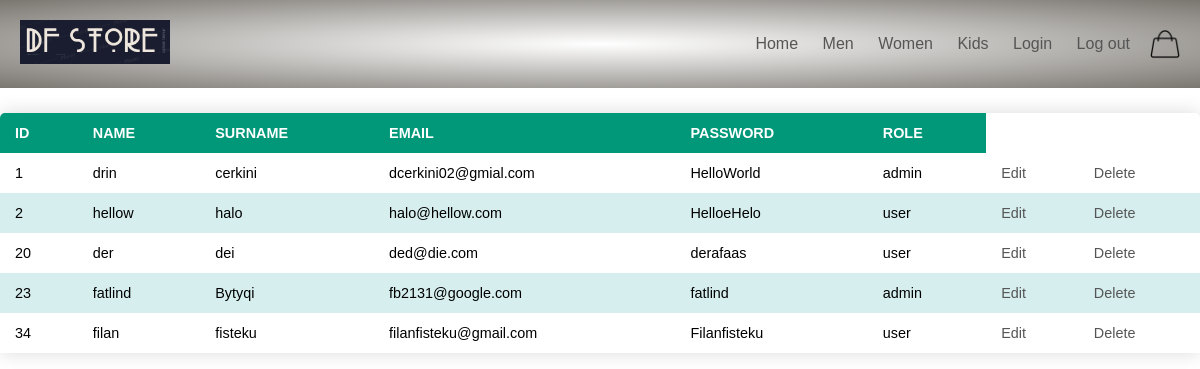
Page /views/userDashbord.php on the committed database.
### tables this page shows
CREATE TABLE `users` (
  `uid` int(11) NOT NULL,
  `name` varchar(255) NOT NULL,
  `surname` varchar(255) NOT NULL,
  `email` varchar(255) NOT NULL,
  `password` varchar(255) NOT NULL,
  `role` varchar(255) NOT NULL DEFAULT 'user'
);

### repository/userRepository.php (called while the page is built, shortened)
<?php
class UserRepository extends User{
    private $connection;
    public function __construct(){
        $conn = new DatabaseConnection;
        $this->connection = $conn->startConncetion();
    }
    public function getAllUsers(){
        $conn = $this->connection;
        $sql = "SELECT * FROM users";
        $statment = $conn->query($sql);
        $users = $statment->fetchAll();
        return $users;
    }
}
?>

### views/userDashbord.php (the view, shortened to what this page needs)
<!DOCTYPE html>
<html lang="en">
<head>
    <link rel="stylesheet" href="../css/products.css">
</head>
<body>
  <div class="header">
        <?php  include '../HeaderFooter/headerProduct.php' ?>
    </div>
<div>
    <table class="content-table">
        <thead>
            <tr>
              <th>ID</th>
              <th>NAME</th>
              <th>SURNAME</th>
              <th>EMAIL</th>
              <th>PASSWORD</th>
              <th>ROLE</th>
            </tr>
        </thead>
        <tbody>
            <?php
                include_once '../repository/userRepository.php';
                $userRepository = new UserRepository;
                $users = $userRepository->getAllUsers();
              foreach($users as $user){
                echo
                "
                  <tr>
                      <td> $user[uid] </td>
                      <td> $user[name] </td>
                      <td> $user[surname] </td>
                      <td> $user[email] </td>
                      <td> $user[password] </td>
                      <td> $user[role] </td>
                      <td> <a href='edit.php?id=$user[uid]' >Edit </a> </td>
                      <td> <a href='delete.php?id=$user[uid]' >Delete </a> </td>
                  </tr>
                ";
              }
            ?>
        </tbody>
    </table>
</div>
</body>
</html>

### HeaderFooter/headerProduct.php
<div class="navbar">
           <div class="logo">
               <img src="../images/logo-11.png" width="150px">
           </div>
           <nav>
               <ul>
                   <li><a href="../index.php">Home</a></li>
                   <li><a href="men.php">Men</a></li>
                   <li><a href="women.php">Women</a></li>
                   <li><a href="kids.php">Kids</a></li>
                   <li><a href="register.php">Login</a></li>
                   <li><a href="logout.php">Log out</a></li>
               </ul>
           </nav>
           <img src="../images/icona-buy.png" width="30px" height="30px">
       </div>

### css/products.css (style rules this page uses)
* { margin: 0; padding: 0; box-sizing: border-box; }
body { font-family: sans-serif; }
.header { max-height: 150px; background: radial-gradient(#fff, #7a7670); position: sticky; top: 0; }
.navbar { display: flex; align-items: center; padding: 20px; }
nav { flex:1; text-align: right; }
nav ul { display: inline-block; list-style-type: none; }
nav ul li { display: inline-block; margin-right: 20px; }
a { text-decoration: none; color: #555; }
ul { list-style-type: none; }

### views/userDashbord.php (style rules this page uses)
* { font-family: sans-serif; }
.content-table { border-collapse: collapse; margin: 25px 0; font-size: 0.9em; width: 100%; border-radius: 5px 5px 0 0; overflow: hidden; box-shadow: 0 0 20px rgba(0, 0, 0, 0.15); }
.content-table thead tr { background-color: #009879; color: #ffffff; text-align: left; font-weight: bold; }
.content-table th, .content-table td { padding: 12px 15px; }
tr:nth-child(even) { background-color: #D6EEEE; }

### rows in the picture
users: uid "1", name "drin", surname "cerkini", email "dcerkini02@gmial.com", password "HelloWorld", role "admin"
users: uid "2", name "hellow", surname "halo", email "halo@hellow.com", password "HelloeHelo", role "user"
users: uid "20", name "der", surname "dei", email "ded@die.com", password "derafaas", role "user"
users: uid "23", name "fatlind", surname "Bytyqi", email "fb2131@google.com", password "fatlind", role "admin"
users: uid "34", name "filan", surname "fisteku", email "filanfisteku@gmail.com", password "Filanfisteku", role "user"
